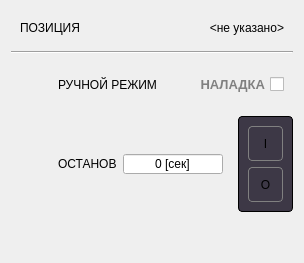
<?xml version="1.0" encoding="UTF-8"?>
<ui version="4.0">
 <class>ExGear</class>
 <widget class="QDialog" name="ExGear">
  <property name="geometry">
   <rect>
    <x>0</x>
    <y>0</y>
    <width>304</width>
    <height>263</height>
   </rect>
  </property>
  <property name="windowTitle">
   <string>ExGear</string>
  </property>
  <property name="styleSheet">
   <string notr="true">#centralwidget,#ExGear,QWidget[style=&quot;content&quot;]
{
	background-color: rgb(94, 92, 100);
}
#console
{
	background-color: rgb(61, 56, 70);
	border: 1px solid black;
	border-radius: 4px;
}
QAbstractButton:flat
{
	border: 1px solid gray;
	border-radius: 4px;
}
QAbstractButton:flat:pressed
{
	background-color: green;
}
QAbstractButton:flat[style=&quot;open&quot;]
{
	image: url(:/concrete/stop.png);
}
QAbstractButton:flat:pressed[style=&quot;open&quot;]
{
	image: url(:/concrete/down.png);
}
QAbstractButton:flat:checked[style=&quot;open&quot;]
{
	image: url(:/concrete/down.png);
}
QLabel[style=&quot;huge&quot;]
{
	font-size: 20pt;
	font-weight: bold;
	color: white;
}
QLabel[style=&quot;gigantic&quot;]
{
	font-size: 32pt;
	font-weight: bold;
	color: white;
}

QLabel[style=&quot;badge&quot;]
{
	border: 1px solid red;
	background-color: rgba(0,0,0,100);
	color: white;
	border-radius: 4px;
}
QLabel[style=&quot;vodoley-status&quot;]
{
	border: none;
	background-color: rgb(98, 160, 234);
	color: white;
	border-radius: 4px;
	font-weight: bold;
	font-size: 9pt;
	padding: 8px;
}
QLabel[style='hint']
{
	color: lightGray;
	font-weight: bold;
	font-size: 10pt;
}
QLabel[style='tips']
{
	color: lightGray;
	font-size: 7pt;
}
QLabel[style='sys']
{
	color: yellow;
	font-size: 7pt;
}
QGroupBox[style=&quot;vodoley&quot;]
{
	background-color: rgb(94, 92, 100);
	border: 1px solid gray;
}
QAbstractButton:flat[style=&quot;danger&quot;]
{
	background-color: rgba(224, 27, 36,80);
	color: lightGray;
}
QAbstractButton:flat::checked[style=&quot;danger&quot;]
{
	background-color: rgba(224, 27, 36,255);
	color: white;
}
QAbstractButton:flat[style=&quot;warning&quot;]
{
	background-color: rgba(46, 194, 126,80);
	color: lightGray;
}
QAbstractButton:flat::checked[style=&quot;warning&quot;]
{
	background-color: rgb(46, 194, 126);
	color: white;
}
QCheckBox
{
	font-weight: bold;
	font-size: 10pt;
}

QCheckBox:checked
{
	color: lightGray;
}
QCheckBox:unchecked
{
	color: gray;
}</string>
  </property>
  <property name="prefix" stdset="0">
   <string>SIEVER</string>
  </property>
  <layout class="QGridLayout" name="gridLayout">
   <item row="1" column="0" colspan="2">
    <widget class="Line" name="line">
     <property name="orientation">
      <enum>Qt::Horizontal</enum>
     </property>
    </widget>
   </item>
   <item row="3" column="0" rowspan="2">
    <widget class="QWidget" name="row_3" native="true">
     <layout class="QHBoxLayout" name="horizontalLayout_3">
      <item>
       <widget class="QLabel" name="icon_sp_3">
        <property name="minimumSize">
         <size>
          <width>32</width>
          <height>32</height>
         </size>
        </property>
        <property name="maximumSize">
         <size>
          <width>32</width>
          <height>32</height>
         </size>
        </property>
        <property name="text">
         <string/>
        </property>
        <property name="pixmap">
         <pixmap resource="../resources.qrc">:/TREPEL/resources/timer.png</pixmap>
        </property>
        <property name="scaledContents">
         <bool>true</bool>
        </property>
       </widget>
      </item>
      <item>
       <widget class="QLabel" name="hint_fq_2">
        <property name="text">
         <string>ОСТАНОВ</string>
        </property>
        <property name="style" stdset="0">
         <string>hint</string>
        </property>
       </widget>
      </item>
      <item alignment="Qt::AlignRight">
       <widget class="QSpinBox" name="startup_t">
        <property name="minimumSize">
         <size>
          <width>100</width>
          <height>0</height>
         </size>
        </property>
        <property name="maximumSize">
         <size>
          <width>100</width>
          <height>16777215</height>
         </size>
        </property>
        <property name="alignment">
         <set>Qt::AlignCenter</set>
        </property>
        <property name="buttonSymbols">
         <enum>QAbstractSpinBox::NoButtons</enum>
        </property>
        <property name="suffix">
         <string> [сек]</string>
        </property>
        <property name="maximum">
         <number>100</number>
        </property>
       </widget>
      </item>
     </layout>
    </widget>
   </item>
   <item row="3" column="1" rowspan="2" alignment="Qt::AlignVCenter">
    <widget class="QFrame" name="console">
     <property name="minimumSize">
      <size>
       <width>54</width>
       <height>96</height>
      </size>
     </property>
     <property name="frameShape">
      <enum>QFrame::StyledPanel</enum>
     </property>
     <layout class="QVBoxLayout" name="verticalLayout_15">
      <item>
       <widget class="QPushButton" name="on">
        <property name="sizePolicy">
         <sizepolicy hsizetype="Minimum" vsizetype="Preferred">
          <horstretch>0</horstretch>
          <verstretch>0</verstretch>
         </sizepolicy>
        </property>
        <property name="cursor">
         <cursorShape>PointingHandCursor</cursorShape>
        </property>
        <property name="text">
         <string>I</string>
        </property>
        <property name="flat">
         <bool>true</bool>
        </property>
        <property name="style" stdset="0">
         <string>danger</string>
        </property>
       </widget>
      </item>
      <item>
       <widget class="QPushButton" name="off">
        <property name="sizePolicy">
         <sizepolicy hsizetype="Minimum" vsizetype="Preferred">
          <horstretch>0</horstretch>
          <verstretch>0</verstretch>
         </sizepolicy>
        </property>
        <property name="cursor">
         <cursorShape>PointingHandCursor</cursorShape>
        </property>
        <property name="text">
         <string>O</string>
        </property>
        <property name="flat">
         <bool>true</bool>
        </property>
        <property name="style" stdset="0">
         <string>warning</string>
        </property>
       </widget>
      </item>
     </layout>
    </widget>
   </item>
   <item row="0" column="0" colspan="2">
    <widget class="QWidget" name="row_1" native="true">
     <layout class="QHBoxLayout" name="horizontalLayout">
      <item>
       <widget class="QLabel" name="hint_name">
        <property name="text">
         <string>ПОЗИЦИЯ</string>
        </property>
        <property name="style" stdset="0">
         <string>hint</string>
        </property>
       </widget>
      </item>
      <item>
       <widget class="QLabel" name="name">
        <property name="minimumSize">
         <size>
          <width>100</width>
          <height>0</height>
         </size>
        </property>
        <property name="text">
         <string>&lt;не указано&gt;</string>
        </property>
        <property name="alignment">
         <set>Qt::AlignRight|Qt::AlignTrailing|Qt::AlignVCenter</set>
        </property>
        <property name="style" stdset="0">
         <string>hint</string>
        </property>
       </widget>
      </item>
     </layout>
    </widget>
   </item>
   <item row="2" column="0" colspan="2">
    <widget class="QWidget" name="row_4" native="true">
     <layout class="QHBoxLayout" name="horizontalLayout_4">
      <item>
       <widget class="QLabel" name="icon_sp_4">
        <property name="minimumSize">
         <size>
          <width>32</width>
          <height>32</height>
         </size>
        </property>
        <property name="maximumSize">
         <size>
          <width>32</width>
          <height>32</height>
         </size>
        </property>
        <property name="text">
         <string/>
        </property>
        <property name="pixmap">
         <pixmap resource="../resources.qrc">:/TREPEL/resources/hand.png</pixmap>
        </property>
        <property name="scaledContents">
         <bool>true</bool>
        </property>
       </widget>
      </item>
      <item>
       <widget class="QLabel" name="hint_fq_4">
        <property name="text">
         <string>РУЧНОЙ РЕЖИМ</string>
        </property>
        <property name="style" stdset="0">
         <string>hint</string>
        </property>
       </widget>
      </item>
      <item alignment="Qt::AlignLeft">
       <widget class="QCheckBox" name="debug">
        <property name="layoutDirection">
         <enum>Qt::RightToLeft</enum>
        </property>
        <property name="text">
         <string>НАЛАДКА</string>
        </property>
       </widget>
      </item>
     </layout>
    </widget>
   </item>
   <item row="5" column="0" colspan="2">
    <widget class="QLabel" name="label">
     <property name="text">
      <string/>
     </property>
     <property name="alignment">
      <set>Qt::AlignCenter</set>
     </property>
    </widget>
   </item>
  </layout>
 </widget>
 <resources>
  <include location="../resources.qrc"/>
 </resources>
 <connections/>
</ui>
